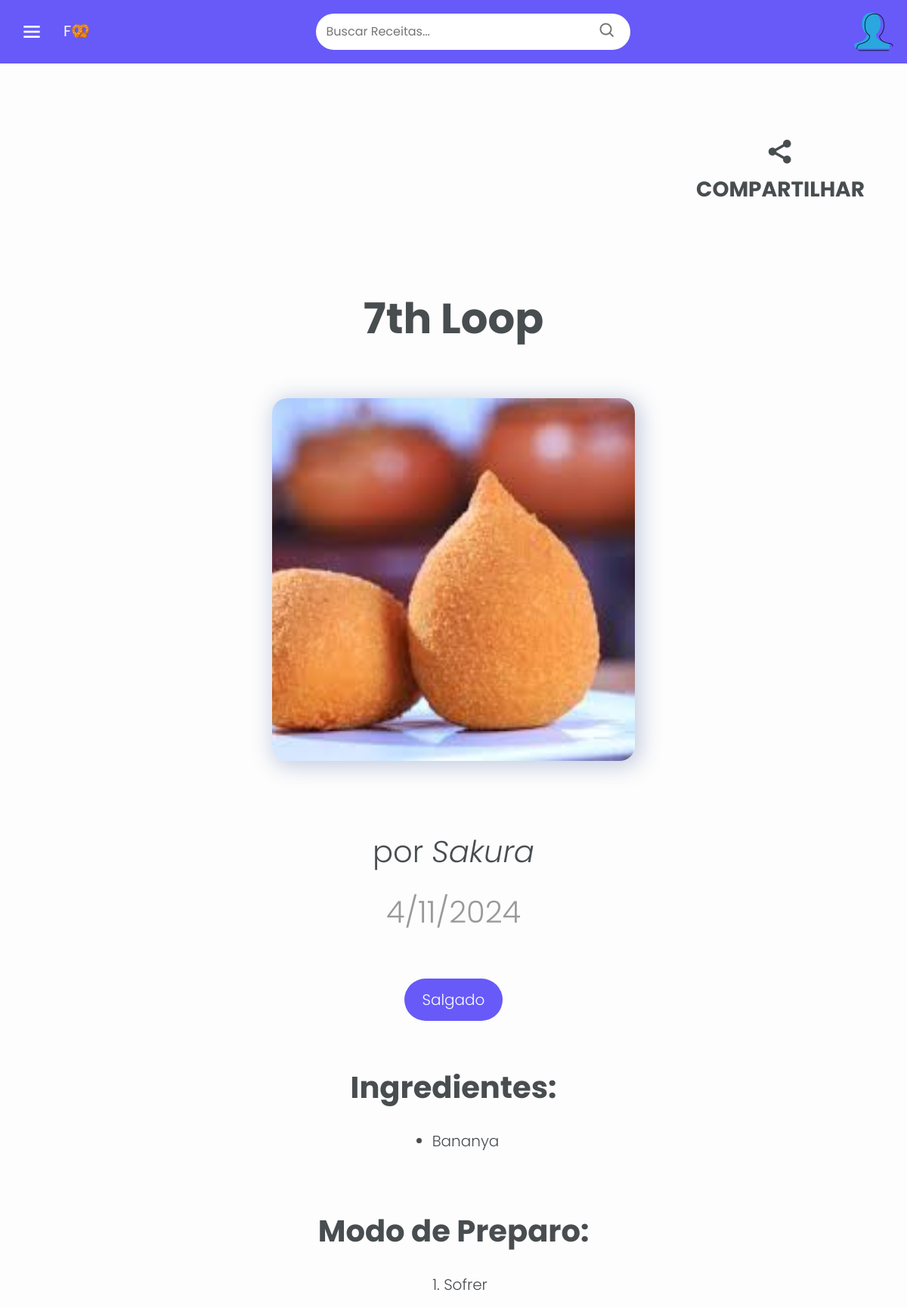
Page /recipes/view/8 on the earlier database version.
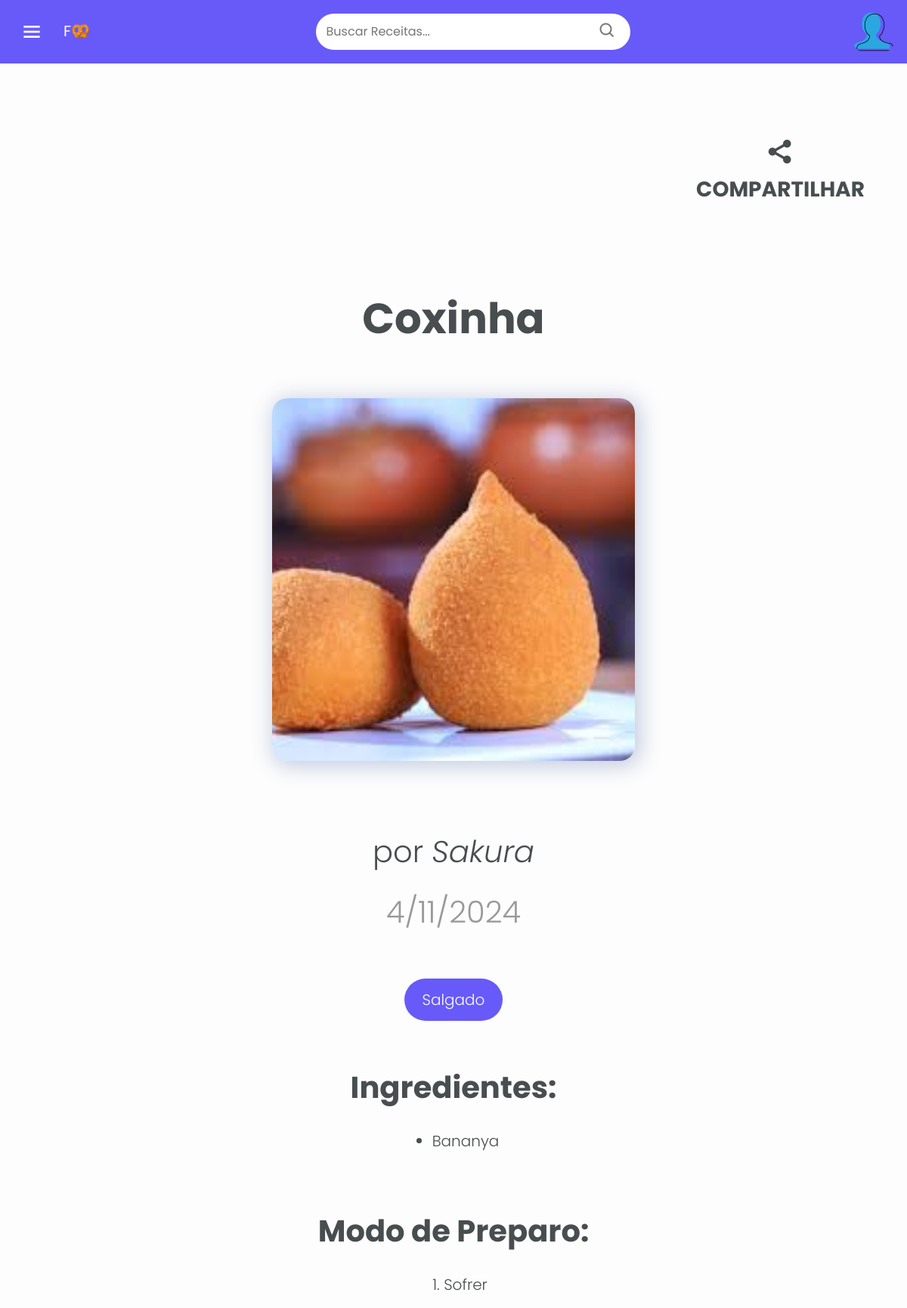
Same page on the later database version.
### recipebook/models.py (models this page shows, shortened)
class Recipe(db.Model):
    __tablename__ = 'recipe'
    id = db.Column(db.Integer, primary_key=True, autoincrement=True)
    user_id = db.Column(db.Integer, db.ForeignKey('user.id', ondelete="CASCADE"), nullable=False)
    title = db.Column(db.String(255), nullable=False)
    ingredients = db.Column(db.Text, nullable=False)
    steps = db.Column(db.Text, nullable=False)
    category_id = db.Column(db.Integer, db.ForeignKey('category.id', ondelete="CASCADE"), nullable=True)
    date_created = db.Column(db.DateTime(timezone=True), default=func.now())
    image_path = db.Column(db.String(255), nullable=True)

class User(db.Model, UserMixin):
    __tablename__ = 'user'
    id = db.Column(db.Integer, primary_key=True, autoincrement=True)
    name = db.Column(db.String(50), nullable=False)
    email = db.Column(db.String(50), nullable=False, unique=True)
    password = db.Column(db.String(255), nullable=False)
    profile_picture = db.Column(db.String(255), nullable=True)
    recipes = db.relationship('Recipe', backref='user', lazy=True, passive_deletes=True)
    liked_recipes = db.relationship('Recipe', secondary=likes, backref='liked_by')

class Category(db.Model):
    __tablename__ = 'category'
    id = db.Column(db.Integer, primary_key=True, autoincrement=True)
    name = db.Column(db.String(100), nullable=False)

### recipebook/recipes.py (the view)
@bp.route('/view/<int:recipe_id>', methods=['GET'])
def view(recipe_id):
    recipe = get_recipe_by_id(recipe_id)
    print(recipe.image_path)
    if recipe == None:
        return abort(404)
    return render_template('comida.html', recipe=recipe)

### recipebook/recipes.py (called while the page is built)
def get_recipe_by_id(recipe_id):
    query = (
        db.session.query(
            Recipe.id,
            Recipe.user_id,
            Recipe.title,
            Recipe.ingredients,
            Recipe.steps,
            Recipe.date_created,
            Recipe.image_path,
            Category.name.label("category_name"),
            User.name.label("author")
        )
        .filter_by(id=recipe_id)
        .join(User, User.id == Recipe.user_id)
        .join(Category, Recipe.category_id == Category.id)
    )
    recipe = query.first()
    return recipe

### recipebook/templates/comida.html (shortened to what this page needs)
<!doctype html>
<html lang="pt-br">
  <head>
    <link rel="stylesheet" href="{{ url_for('static', filename='bootstrap/css/bootstrap.min.css') }}">
    <link rel="stylesheet" href="{{ url_for('static', filename='css/navbar.css') }}">
    <link rel="stylesheet" href="{{ url_for('static', filename='css/comida.css') }}">
    <link href='https://unpkg.com/boxicons@2.1.4/css/boxicons.min.css' rel='stylesheet'>
  </head>
  <body>
    {% include "search_component.html" %}
    <div id="Position" class="d-flex justify-content-end">
      <div onclick="compartilhar()" id="BtnCompartilhar" class="d-flex align-items-center justify-content-end icons">
        <i id="Share" class='bx bxs-share-alt h4'></i>
        <span id="TextShare" class="text-uppercase fw-bold">Compartilhar</span>
      </div>
    </div>
    <h1 id="Header" class="display-4 text-center fw-bold text-capitalize">{{ recipe.title }}</h1>
    <div class="posicaoImagem">
      {% if recipe.image_path %}
        <img id="ImagemComida" src="{{ url_for('static', filename='uploads/' + recipe.image_path) }}" alt="Imagem da Comida">
      {% endif %}
    </div>
    <p id="Autor" class="display-6 text-center">por <i>{{ recipe.author }}</i></p>
    <p id="Data" class="lead display-6 text-center">{{ recipe.date_created.day }}/{{ recipe.date_created.month }}/{{ recipe.date_created.year }}</p>
    <div id="FundoCat">
      <p id="Categoria" class="lead pt-3 pb-3 h1 text-center">{{ recipe.category_name }}</p>
    </div>
    <h1 id="Ingredientes" class="text-center fw-bold">Ingredientes:</h1>
    <div id="Socorro">
      <ul>
        {% for i in recipe.ingredients.split('\n') %}
        <li class="lead text-capitalize">
          {{ i }}
        </li>
        {% endfor %}
      </ul>
    </div>
    <h1 id="ModoPreparo" class="text-center fw-bold">Modo de Preparo:</h1>
    <div id="Socorro">
      <ol>
        {% for i in recipe.steps.split('\n') %}
        <li class="lead text-capitalize">
          {{ i }}
        </li>
        {% endfor %}
      </ol>
    </div>
  </body>
</html>

### recipebook/templates/search_component.html (shortened to what this page needs)
{% block search %}
<link href='https://unpkg.com/boxicons@2.1.4/css/boxicons.min.css' rel='stylesheet'>
 <nav id="Navbar" class="navbar fixed-top">
  <div class="d-flex justify-content-between align-items-center" style="width: 100%;">
    <div id="ContainerLogo">
      <i id="BtnToggle" class="bx bx-menu h4 animated" type="button" data-bs-toggle="offcanvas" data-bs-target="#offcanvasNavbar"
      aria-controls="offcanvasNavbar" aria-label="Toggle navigation"></i>
      <a id="Logo" class="navbar-brand">F🥨</a>
  </div>
      <form action="/recipes/search" method="GET" id="Input" class="form-control me-2">
          <input type="search" placeholder="Buscar Receitas..." aria-label="Buscar Receitas..." required name="keyword">
          <button type="submit"><i class='bx bx-search h4 '></i></button>
      </form>
      {% if current_user.profile_picture %}
        <img id="ProfileImg" src="{{ url_for('static', filename='uploads/' + current_user.profile_picture) }}" alt="imagem do perfil" type="button"
        data-bs-toggle="offcanvas" data-bs-target="#offcanvasNavbarProfile" aria-controls="offcanvasNavbarProfile" aria-label="Toggle navigation">
      {% else %}
        <img id="ProfileImg" src="{{ url_for('static', filename='images/user.webp') }}" alt="imagem do perfil" type="button"
        data-bs-toggle="offcanvas" data-bs-target="#offcanvasNavbarProfile" aria-controls="offcanvasNavbarProfile" aria-label="Toggle navigation">
      {% endif %}
  </div>
    </nav>
{% endblock %}

### recipebook/static/css/navbar.css (style rules this page uses)
body { margin: 0; padding: 0; background-color: #FDFDFD; font-family: "Poppins", sans-serif; color: #484D50; }
#Navbar { background-color: #675af8; margin: 0; }
.animated { padding: 10px; border-radius: 10px; transition: all 0.2s linear; }
#ContainerLogo { display: flex; justify-content: flex-start; align-items: center; padding-left: 1rem; }
#BtnToggle { font-size: 32px; margin-right: 1rem; margin-top: .5rem; color: #FDFDFD; }
#Logo { color: #FDFDFD; margin-left: 0; transform: translateY(-0.05rem); }
#Input button { border: none; background-color: transparent; }
#Input i { margin-top: .4rem; color: #777777; }
#Input input { border: none; outline: none; color: #777777; background-color: transparent; }
#Input { display: flex; justify-content: space-between; align-items: center; height: 3rem; width: 26rem; border: none; border-radius: 60px; }
#ProfileImg { width: 4rem; height: 4rem; border-radius: 50%; object-fit: cover; margin-right: 1%; transition: all 0.2s linear; cursor: pointer; }
#Header { padding-top: 6rem; padding-bottom: 4rem; }

### recipebook/static/css/comida.css (style rules this page uses)
#ImagemComida { border: none; width: 30rem; height: 30rem; border-radius: 20px; box-shadow: 4px 4px 28px 4px rgba(33, 63, 141, 0.25); margin-bottom: 6rem; object-fit: cover; background-position: center; }
#Autor, #Categoria, #Ingredientes, #ModoPreparo { margin-bottom: 2rem; }
#Socorro { display: flex; justify-content: center; width: 60%; margin: auto; }
#Ingredientes, #ModoPreparo { margin-top: 4rem; }
#Data { color: #999999; margin-bottom: 4rem; }
#Share { font-size: 42px; }
#TextShare { font-size: 28px; }
#Position { margin-top: 10rem; margin-right: 3%; }
#BtnCompartilhar { cursor: pointer; flex-direction: column; }
.posicaoImagem { display: flex; justify-content: center; }
.icons { padding: 20px; width: fit-content; border-radius: 10px; transition: all 0.2s linear; }
#Categoria { background-color: #675af8; border-radius: 40px; width: fit-content; color: #fdfdfd; padding: 1.5rem; margin: auto; }

Differences in the rows shown:
changed Recipe "Bananya": title "7th Loop" → "Coxinha"
